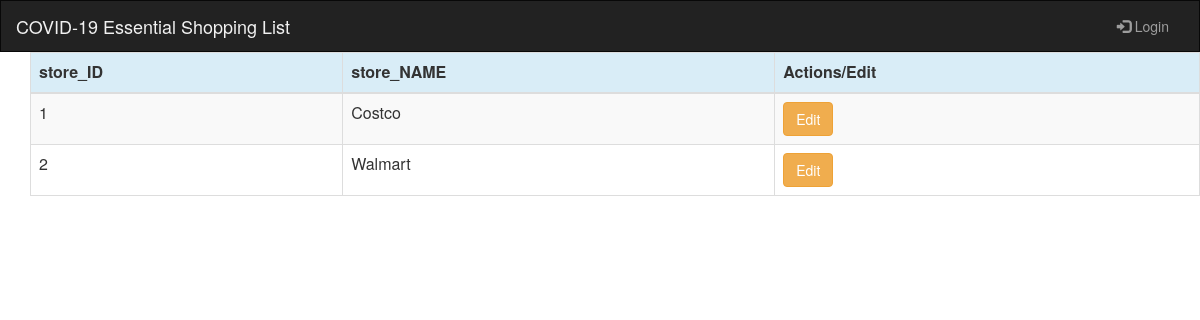
The page /stores/ on the database its author committed.
### shop/models.py (models this page shows)
class store(models.Model):
    store_ID=models.AutoField(primary_key=True)
    store_NAME=models.CharField(max_length=500)
    item=models.ForeignKey(item,on_delete=models.CASCADE)

### shop/views.py (the view)
def stores(request):
    storeList=store.objects.all()
    return render(request,'store.html',{'stores':storeList})

### shop/templates/store.html (shortened to what this page needs)
{% extends 'base.html' %}
{% load static %}
{% block content %}
   <body>
            <div class="content container">
                <div class="row">
                     <table class="table table-striped table-bordered table-hover">
            <thead>
            <tr class="bg-info">
                <th>store_ID</th>
                <th>store_NAME</th>
<th>Actions/Edit</th>
            </tr>
            </thead>
            <tbody>
            {% for store in stores %}
                <tr>
                    <td>{{ store.store_ID }}</td>
                    <td>{{ store.store_NAME }}</td>
  <td><a href="{% url 'store_edit' pk=store.store_ID %}" class="btn btn-warning">Edit </a> </td>
  </tr>
            {% endfor %}
            </tbody>
        </table>
                </div>
            </div>
    </body>
{% endblock %}

### rows shown on the page
store: store_ID "1", store_NAME "Costco"
store: store_ID "2", store_NAME "Walmart"
